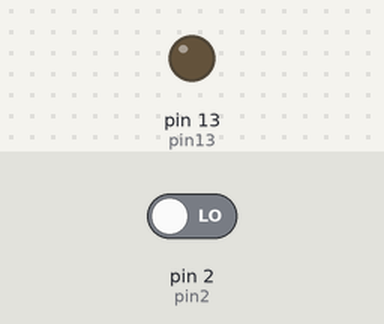
Recording of a sketch running on a simulated Arduino Uno, built with avr-gcc and run on an emulated ATmega328P. Parts: output pins drawn as LEDs (lit = HIGH). The test bench sets the inputs (shaded band); at power-on: pin 2 (pin2) LOW.

Above: at 1.2 s.
1.3 s: pin 2 (pin2) driven HIGH
At 1.6 s:
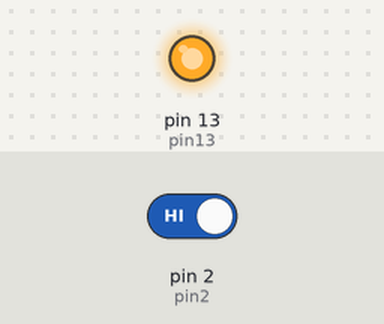
2.8 s: pin 2 (pin2) driven LOW
At 4.0 s:
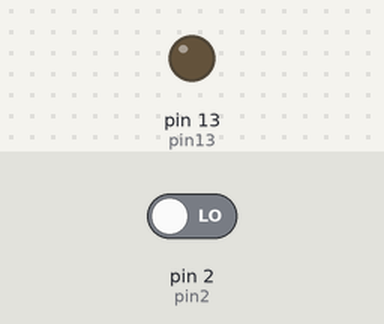
Timing chart, 0 to 5.8 s (numbered marks = the images above; inputs shaded):
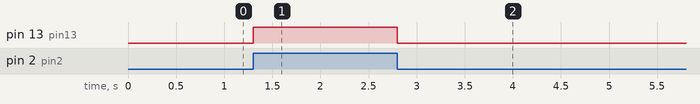

The sketch:

sketch_touchS.ino
```cpp
int pin2 = 2; //input signal from sensor
int pin13 = 13; //diod ligthing

void setup() {
  // put your setup code here, to run once:
pinMode(pin2, INPUT);
pinMode(pin13, OUTPUT);
}

void loop() {
  // put your main code here, to run repeatedly:
if (digitalRead(pin2)){
  digitalWrite(pin13, HIGH);
} else {
  digitalWrite(pin13, LOW);
}
}
```

Measured:
- after the input at 1.3 s, pin 13 (pin13): LOW → HIGH at once
- after the input at 2.8 s, pin 13 (pin13): HIGH → LOW at once
